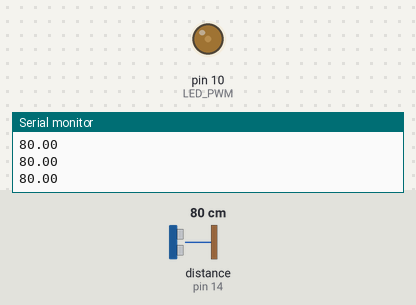
Bench run of a sketch on a simulated SparkFun Pro Micro, built with avr-gcc and run on an emulated ATmega32U4. On the bench: output pins drawn as LEDs (lit = HIGH), the last lines printed to the serial monitor. The inputs (shaded band) are chosen by the test bench; at power-on: distance to the obstacle (sensor on pin 14) 80 cm. The echo pulse lasts 58.3 µs per cm.

Above: at 1.2 s.
1.3 s: distance to the obstacle (sensor on pin 14) set to 120 cm
At 2.4 s:
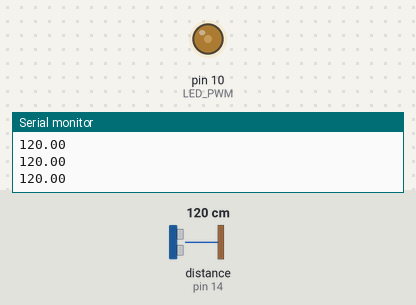
2.8 s: distance to the obstacle (sensor on pin 14) set to 250 cm
At 3.9 s:
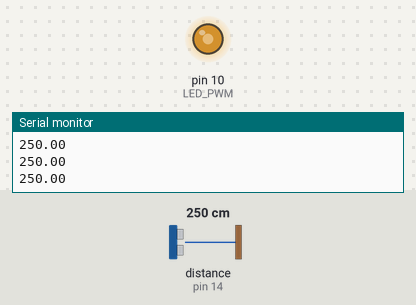
Timing chart, 0 to 5.8 s (numbered marks = the images above; inputs shaded):
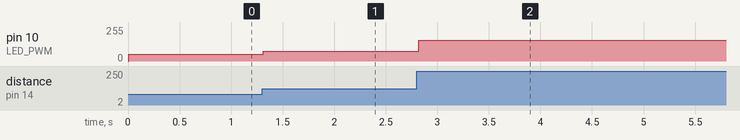

The sketch:

Distance_visualizer.ino
```cpp
#include <HCSR04.h>
//This project uses Sparkfun Pro Micro
//https://cdn.sparkfun.com/assets/f/d/8/0/d/ProMicro16MHzv2.pdf
#define ECHO     14
#define TRIG     15
#define LED_PWM  10

UltraSonicDistanceSensor sensor(TRIG, ECHO);
double temperature=20;
double distance   =0;
int distance_pwm  =0;

int sensor_max   =400;
int pwm_write_max=255;
double ratio      =0.63;//(pwm_write_max*100)/sensor_max;

void setup() {
  Serial.begin(9600);
  pinMode(LED_PWM, OUTPUT);

}

void loop() {
  distance=sensor.measureDistanceCm();
  distance_pwm=int(distance*ratio);
  Serial.println(distance);
  analogWrite(LED_PWM, distance_pwm);
};
```

Measured:
- after the input at 1.3 s, pin 10 (LED_PWM): 50/255 → 75/255 at once
- after the input at 2.8 s, pin 10 (LED_PWM): 75/255 → 157/255 at once
